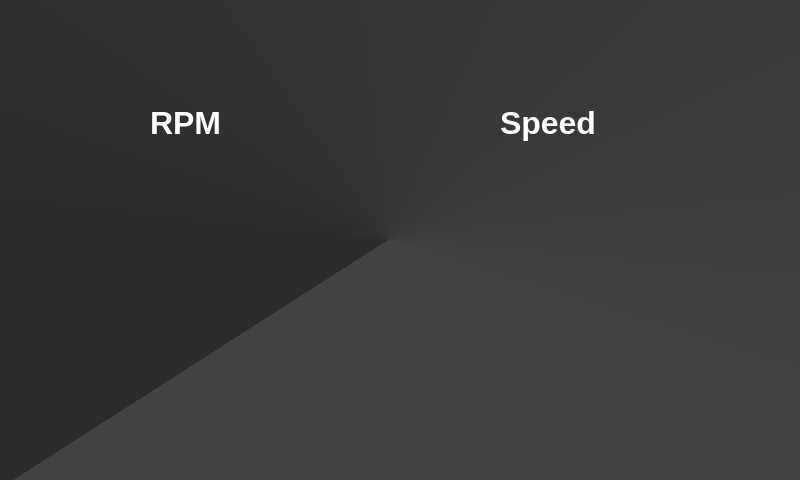
<?xml version="1.0" encoding="UTF-8"?>
<ui version="4.0">
 <class>screen</class>
 <widget class="QDialog" name="screen">
  <property name="enabled">
   <bool>true</bool>
  </property>
  <property name="geometry">
   <rect>
    <x>0</x>
    <y>0</y>
    <width>800</width>
    <height>480</height>
   </rect>
  </property>
  <property name="windowTitle">
   <string>Dialog</string>
  </property>
  <widget class="QWidget" name="background" native="true">
   <property name="enabled">
    <bool>true</bool>
   </property>
   <property name="geometry">
    <rect>
     <x>0</x>
     <y>0</y>
     <width>800</width>
     <height>480</height>
    </rect>
   </property>
   <property name="styleSheet">
    <string notr="true">QWidget#background{
background-color: qconicalgradient(cx:0.485, cy:0.499909, angle:227.4, stop:0.278607 rgba(66, 66, 66, 255), stop:0.875622 rgba(43, 43, 43, 255));}</string>
   </property>
   <widget class="QLabel" name="rpm_label">
    <property name="geometry">
     <rect>
      <x>150</x>
      <y>100</y>
      <width>91</width>
      <height>48</height>
     </rect>
    </property>
    <property name="autoFillBackground">
     <bool>false</bool>
    </property>
    <property name="text">
     <string>&lt;html&gt;&lt;head/&gt;&lt;body&gt;&lt;p&gt;&lt;span style=&quot; font-size:24pt; font-weight:600; color:#ffffff;&quot;&gt;RPM&lt;/span&gt;&lt;/p&gt;&lt;/body&gt;&lt;/html&gt;</string>
    </property>
   </widget>
   <widget class="QLabel" name="speed_label">
    <property name="geometry">
     <rect>
      <x>500</x>
      <y>100</y>
      <width>123</width>
      <height>48</height>
     </rect>
    </property>
    <property name="text">
     <string>&lt;html&gt;&lt;head/&gt;&lt;body&gt;&lt;p&gt;&lt;span style=&quot; font-size:24pt; font-weight:600; color:#ffffff;&quot;&gt;Speed&lt;/span&gt;&lt;/p&gt;&lt;/body&gt;&lt;/html&gt;</string>
    </property>
   </widget>
   <widget class="QLabel" name="rpm_widget">
    <property name="enabled">
     <bool>true</bool>
    </property>
    <property name="geometry">
     <rect>
      <x>90</x>
      <y>210</y>
      <width>200</width>
      <height>200</height>
     </rect>
    </property>
    <property name="text">
     <string/>
    </property>
    <property name="scaledContents">
     <bool>true</bool>
    </property>
   </widget>
   <widget class="QLabel" name="speed_widget">
    <property name="geometry">
     <rect>
      <x>470</x>
      <y>220</y>
      <width>200</width>
      <height>200</height>
     </rect>
    </property>
    <property name="text">
     <string/>
    </property>
    <property name="scaledContents">
     <bool>true</bool>
    </property>
   </widget>
  </widget>
 </widget>
 <resources/>
 <connections/>
</ui>
